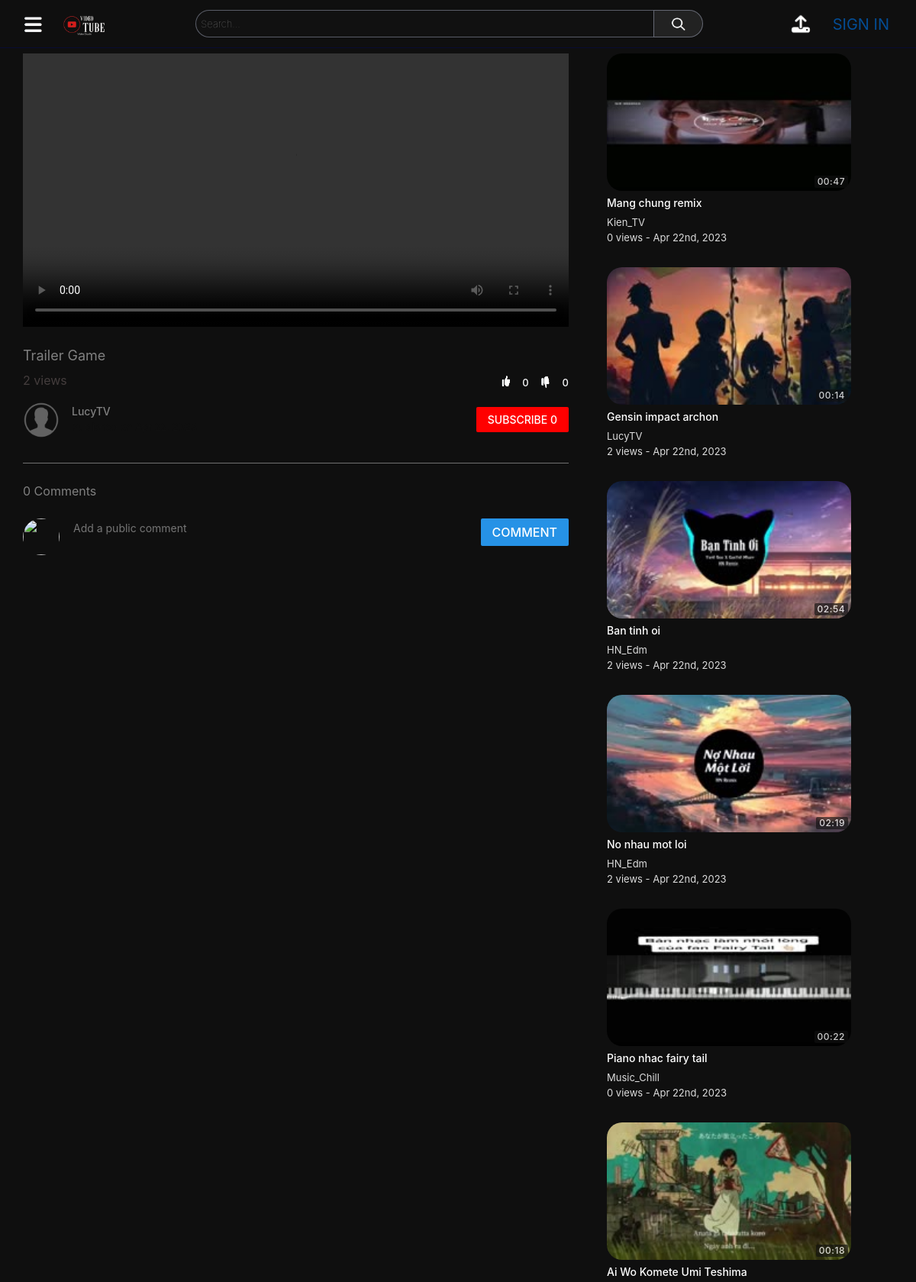
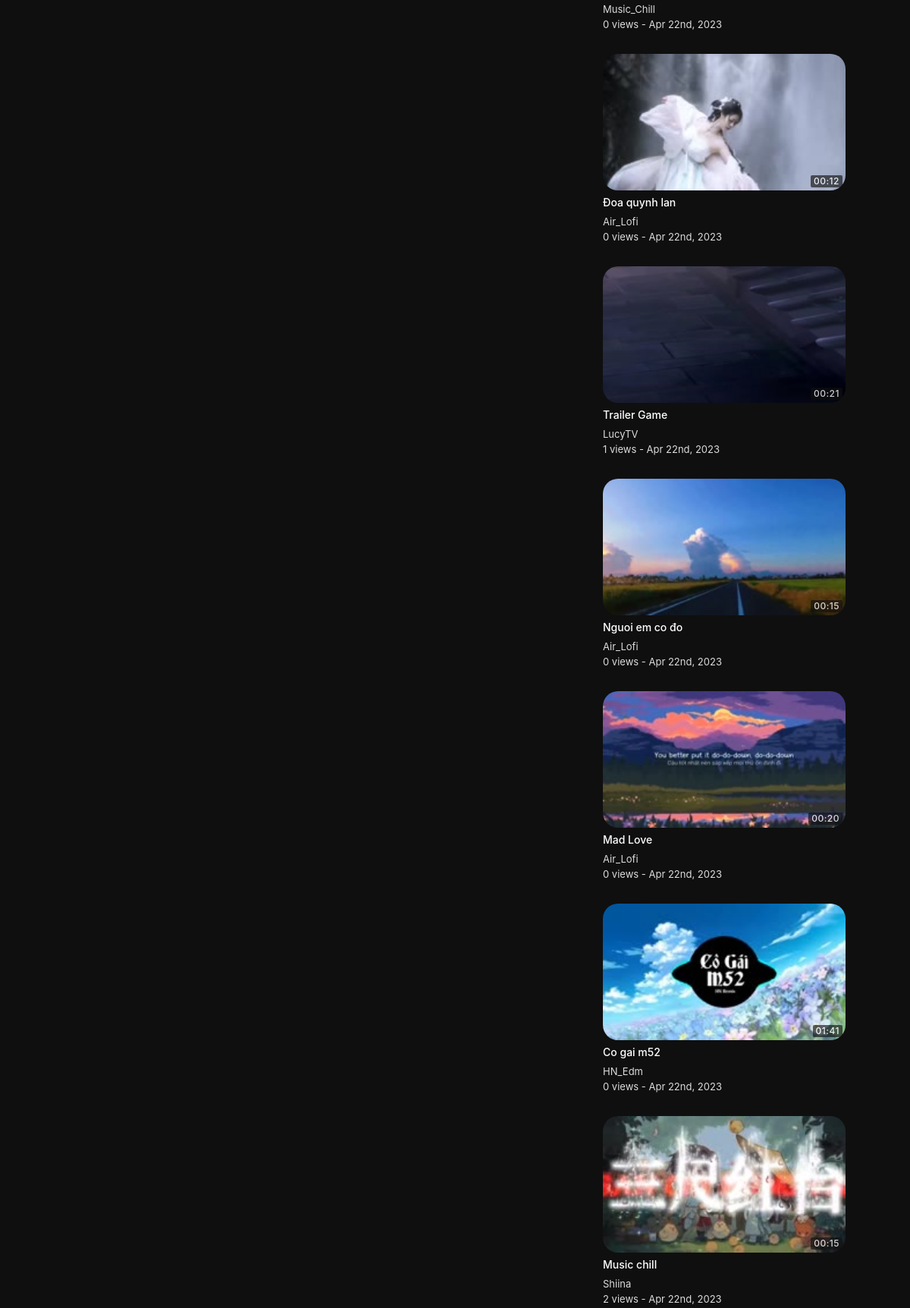
/watch.php?id=2 (upper part), run on the app's committed database (2 pictures, top to bottom).
### tables this page shows
CREATE TABLE `videos` (
  `id` int(11) NOT NULL,
  `uploadedBy` varchar(50) NOT NULL,
  `title` varchar(100) NOT NULL,
  `description` varchar(1000) NOT NULL,
  `privacy` int(11) NOT NULL,
  `filePath` varchar(250) NOT NULL,
  `category` int(11) NOT NULL,
  `uploadDate` datetime NOT NULL DEFAULT current_timestamp(),
  `views` int(11) NOT NULL,
  `duration` varchar(10) NOT NULL
);

CREATE TABLE `users` (
  `id` int(11) NOT NULL,
  `firstName` varchar(25) NOT NULL,
  `lastName` varchar(25) NOT NULL,
  `username` varchar(25) NOT NULL,
  `email` varchar(100) NOT NULL,
  `password` varchar(255) NOT NULL,
  `signUpDate` datetime NOT NULL DEFAULT current_timestamp(),
  `profilePic` varchar(255) NOT NULL
);

CREATE TABLE `thumbnails` (
  `id` int(11) NOT NULL,
  `videoId` int(11) NOT NULL,
  `filePath` varchar(250) NOT NULL,
  `selected` int(11) NOT NULL
);

### includes/classes/User.php (called while the page is built, shortened)
<?php
class User {
    private $con, $sqlData;
    public function __construct($con, $username) {
        $this->con = $con;
        $query = $this->con->prepare("SELECT * FROM users WHERE username = :un");
        $query->bindParam(":un", $username);
        $query->execute();
        $this->sqlData = $query->fetch(PDO::FETCH_ASSOC);
    }
    public static function isLoggedIn() {
        return isset($_SESSION["userLoggedIn"]);
    }
    public function getUsername() {
        $this->sqlData["username"] ??= 'default value';
        return $this->sqlData["username"];
    }
    public function getProfilePic() {
        $this->sqlData["profilePic"] ??= 'default value';
        return $this->sqlData["profilePic"];
    }
    public function isSubscribedTo($userTo) {
        $query = $this->con->prepare("SELECT * FROM subscribers WHERE userTo=:userTo AND userFrom=:userFrom");
        $query->bindParam(":userTo", $userTo);
        $query->bindParam(":userFrom", $username);
        $username = $this->getUsername();
        $query->execute();
        return $query->rowCount() > 0;
    }
    public function getSubscriberCount() {
        $query = $this->con->prepare("SELECT * FROM subscribers WHERE userTo=:userTo");
        $query->bindParam(":userTo", $username);
        $query->execute();
        return $query->rowCount();
    }
}
?>

### includes/classes/Video.php (called while the page is built, shortened)
<?php
class Video {
    private $con, $sqlData, $userLoggedInObj;
    public function __construct($con, $input, $userLoggedInObj) {
        $this->con = $con;
        $this->userLoggedInObj = $userLoggedInObj;
        if(is_array($input)) {
            $this->sqlData = $input;
        }
        else {
            $query = $this->con->prepare("SELECT * FROM videos WHERE id = :id");
            $query->bindParam(":id", $input);
            $query->execute();
            $this->sqlData = $query->fetch(PDO::FETCH_ASSOC);
        }
    }
    public function getId() {
        return $this->sqlData["id"];
    }
    public function getUploadedBy() {
        return $this->sqlData["uploadedBy"];
    }
    public function getTitle() {
        return $this->sqlData["title"];
    }
    public function getTimeStamp() {
        $date = $this->sqlData["uploadDate"];
        return date("M jS, Y", strtotime($date));
    }
    public function getViews() {
        return $this->sqlData["views"];
    }
    public function getDuration() {
        return $this->sqlData["duration"];
    }
    public function incrementViews() {
        $videoId = $this->getId();
        $this->sqlData["views"] = $this->sqlData["views"] + 1;
    }
    public function getLikes() {
        $query = $this->con->prepare("SELECT count(*) as 'count' FROM likes WHERE videoId = :videoId");
        $query->bindParam(":videoId", $videoId);
        $query->execute();
        $data = $query->fetch(PDO::FETCH_ASSOC);
        return $data["count"];
    }
    public function getDislikes() {
        $query = $this->con->prepare("SELECT count(*) as 'count' FROM dislikes WHERE videoId = :videoId");
        $query->bindParam(":videoId", $videoId);
        $query->execute();
        $data = $query->fetch(PDO::FETCH_ASSOC);
        return $data["count"];
    }
    public function wasLikedBy() {
        $query = $this->con->prepare("SELECT * FROM likes WHERE username=:username AND videoId=:videoId");
        $query->bindParam(":username", $username);
        $query->bindParam(":videoId", $id);
        $id = $this->getId();
        $username = $this->userLoggedInObj->getUsername();
        $query->execute();
        return $query->rowCount() > 0;
    }
    public function wasDislikedBy() {
        $query = $this->con->prepare("SELECT * FROM dislikes WHERE username=:username AND videoId=:videoId");
        $query->bindParam(":username", $username);
        $query->bindParam(":videoId", $id);
        $query->execute();
        return $query->rowCount() > 0;
    }
    public function getThumbnail() {
        $query = $this->con->prepare("SELECT filePath FROM thumbnails WHERE videoId=:videoId AND selected=1");
        $query->bindParam(":videoId", $videoId);
        $videoId = $this->getId();
        $query->execute();
        return $query->fetchColumn();
    }
}
?>

### includes/classes/VideoGridItem.php (the view)
<?php
class VideoGridItem {
    private $video, $largeMode;
    public function __construct($video, $largeMode) {
        $this->video = $video;
        $this->largeMode = $largeMode;
    }
    public function create() {
        $thumbnail = $this->createThumbnail();
        $details = $this->createDetails();
        $url = "watch.php?id=" . $this->video->getId();
        return "<a href='$url'>
                    <div class='videoGridItem'>
                        $thumbnail
                        $details
                    </div>
                </a>";
    }
    private function createThumbnail() {
        $thumbnail = $this->video->getThumbnail();
        $duration = $this->video->getDuration();
        return "<div class='thumbnail'>
                    <img src='$thumbnail'>
                    <div class='duration'>
                        <span>$duration</span>
                    </div>
                </div>";
    }
    private function createDetails() {
        $title = $this->video->getTitle();
        $username = $this->video->getUploadedBy();
        $views = $this->video->getViews();
        $description = $this->createDescription();
        $timestamp = $this->video->getTimeStamp();
        return "<div class='details'>
                    <h3 class='title'>$title</h3>
                    <span class='username'>$username</span>
                    <div class='stats'>
                        <span class='viewCount'>$views views - </span>
                        <span class='timeStamp'>$timestamp</span>
                    </div>
                    $description
                </div>";
    }
    private function createDescription() {
        if(!$this->largeMode) {
            return "";
        }
        else {
            $description = $this->video->getDescription();
            $description = (strlen($description) > 350) ? substr($description, 0, 347) . "..." : $description;
            return "<span class='description'>$description</span>";
        }
    }
}
?>

### includes/classes/ButtonProvider.php (shortened to what this page needs)
<?php
class ButtonProvider {
    public static $signInFunction = "notSignedIn()";
    public static function createLink($link) {
        return User::isLoggedIn() ? $link : ButtonProvider::$signInFunction;
    }
    public static function createButton($text, $imageSrc, $action, $class) {
        $image = ($imageSrc == null) ? "" : "<img src='$imageSrc'>";
        $action  = ButtonProvider::createLink($action);
        return "<button class='$class' onclick='$action'>
                    $image
                    <span class='text'>$text</span>
                </button>";
    }
    public static function createUserProfileButton($con, $username) {
        $userObj = new User($con, $username);
        $profilePic = $userObj->getProfilePic();
        $link = "profile.php?username=$username";
        return "<a href='$link'>
                    <img src='$profilePic' class='profilePicture'>
                </a>";
    }
    public static function createSubscriberButton($con, $userToObj, $userLoggedInObj) {
        $userTo = $userToObj->getUsername();
        $userLoggedIn = $userLoggedInObj->getUsername();
        $isSubscribedTo = $userLoggedInObj->isSubscribedTo($userTo);
        $buttonText = $isSubscribedTo ? "SUBSCRIBED" : "SUBSCRIBE";
        $buttonText .= " " . $userToObj->getSubscriberCount();
        $buttonClass = $isSubscribedTo ? "unsubscribe button" : "subscribe button";
        $action = "subscribe(\"$userTo\", \"$userLoggedIn\", this)";
        $button = ButtonProvider::createButton($buttonText, null, $action, $buttonClass);
        return "<div class='subscribeButtonContainer'>
                    $button
                </div>";
    }
    public static function createUserProfileNavigationButton($con, $username) {
        if(User::isLoggedIn()) {
            return ButtonProvider::createUserProfileButton($con, $username);
        }
        else {
            return "<a href='signIn.php'>
                        <span class='signInLink'>SIGN IN</span>
                    </a>";
        }
    }
}
?>

### includes/classes/VideoInfoSection.php
<?php
require_once("includes/classes/VideoInfoControls.php");
class VideoInfoSection {
    private $con, $video, $userLoggedInObj;
    public function __construct($con, $video, $userLoggedInObj) {
        $this->con = $con;
        $this->video = $video;
        $this->userLoggedInObj = $userLoggedInObj;
    }
    public function create() {
        return $this->createPrimaryInfo() . $this->createSecondaryInfo();
    }
    private function createPrimaryInfo() {
        $title = $this->video->getTitle();
        $views = $this->video->getViews();
        $videoInfoControls = new VideoInfoControls($this->video, $this->userLoggedInObj);
        $controls = $videoInfoControls->create();
        return "<div class='videoInfo'>
                    <h1>$title</h1>
                    <div class='bottomSection'>
                        <span class='viewCount'>$views views</span>
                        $controls
                    </div>
                </div>";
    }
    private function createSecondaryInfo() {
        $description = $this->video->getDescription();
        $uploadDate = $this->video->getUploadDate();
        $uploadedBy = $this->video->getUploadedBy();
        $profileButton = ButtonProvider::createUserProfileButton($this->con, $uploadedBy);
        if($uploadedBy == $this->userLoggedInObj->getUsername()) {
            $actionButton = ButtonProvider::createEditVideoButton($this->video->getId());
        }
        else {
            $userToObject = new User($this->con, $uploadedBy);
            $actionButton = ButtonProvider::createSubscriberButton($this->con, $userToObject, $this->userLoggedInObj);
        }
        return "<div class='secondaryInfo'>
                    <div class='topRow'>
                        $profileButton
                        <div class='uploadInfo'>
                            <span class='owner'>
                                <a href='profile.php?username=$uploadedBy'>
                                    $uploadedBy
                                </a>
                            </span>
                            <span class='date'>Published on $uploadDate</span>
                        </div>
                        $actionButton
                    </div>
                    <div class='descriptionContainer'>
                        $description
                    </div>
                </div>";
    }
}
?>

### includes/classes/VideoGrid.php (shortened to what this page needs)
<?php
class VideoGrid {
    private $con, $userLoggedInObj;
    private $largeMode = false;
    private $gridClass = "videoGrid";
    public function __construct($con, $userLoggedInObj) {
        $this->con = $con;
        $this->userLoggedInObj = $userLoggedInObj;
    }
    public function create($videos, $title, $showFilter) {
        if($videos == null) {
            $gridItems = $this->generateItems();
        }
        else {
            $gridItems = $this->generateItemsFromVideos($videos);
        }
        $header = "";
        return "$header
                <div class='$this->gridClass'>
                    $gridItems
                </div>";
    }
    public function generateItems() {
        $query = $this->con->prepare("SELECT * FROM videos ORDER BY RAND() LIMIT 15");
        $query->execute();
        $elementsHtml = "";
        while($row = $query->fetch(PDO::FETCH_ASSOC)) {
            $video = new Video($this->con, $row, $this->userLoggedInObj);
            $item = new VideoGridItem($video, $this->largeMode);
            $elementsHtml .= $item->create();
        }
        return $elementsHtml;
    }
}
?>

### assets/css/style.css (style rules this page uses)
html, body { height: 100%; padding: 0; margin: 0; }
.videoInfo { width: 100%; padding: 20px 0 8px 0; }
.videoInfo h1 { display: block; overflow: hidden; font-size: 18px; font-weight: 400; line-height: 24px; }
.videoInfo .bottomSection { display: flex; }
.videoInfo .bottomSection .viewCount { color: rgba(104, 91, 91, 0.6); font-size: 16px; flex: 1; }
.videoInfo .bottomSection .controls button { padding: 0; background-color: transparent; border: none; color: #f8f9fa; font-weight: 500; font-size: 13px; cursor: pointer; }
.videoInfo .bottomSection .controls button img { height: 20px; width: 20px; margin: 4px 8px 8px 8px; }
.secondaryInfo .topRow { display: flex; margin-bottom: 12px; }
.profilePicture { height: 100%; }
.secondaryInfo .topRow .profilePicture { margin-right: 16px; width: 48px; height: 48px; border-radius: 50%; }
.secondaryInfo .topRow .uploadInfo { flex: 1; display: flex; flex-direction: column; margin-right: 10px; }
.secondaryInfo .topRow .uploadInfo .date { color: rgba(17, 17, 17, 0.6); font-size: 13px; font-weight: 400; }
.secondaryInfo { border-bottom: 1px solid #dedede77; padding-bottom: 20px; margin-bottom: 20px; }
.secondaryInfo .topRow .button { padding: 6px 15px; cursor: pointer; font-weight: 500; border-radius: 2px; border: none; font-size: 14px; }
.secondaryInfo .topRow .subscribeButtonContainer, .secondaryInfo .topRow .editVideoButtonContainer { display: flex; flex-direction: column; justify-content: center; }
.subscribeButtonContainer .subscribe { background-color: #f00; color: #fff; }
.secondaryInfo .topRow .uploadInfo .owner a { font-size: 14px; font-weight: 500; color: grey; }
.commentSection .header .commentForm .profilePicture, .commentSection .comment .profilePicture, .commentForm .profilePicture { margin-right: 16px; width: 48px; height: 48px; border-radius: 50%; }
.commentSection .header .commentForm .postComment, .itemContainer .commentForm .postComment, .itemContainer .commentForm .cancelComment { height: 36px; background-color: #2692e6; color: #fff; font-weight: 500; border: none; padding: 0 15px; border-radius: 2px; }
.videoGrid { display: flex; flex-wrap: wrap; justify-content: center; }
.suggestions .videoGridItem { display: flex; height: auto; }
.videoGridItem { display: flex; flex-direction: column; height: 250px; margin-right: 21px; margin-bottom: 29px; }
.videoGridItem .thumbnail { width: 320px; height: 180px; position: relative; border-radius: 5px; }
.suggestions .videoGridItem .thumbnail { margin-right: 8px; }
.videoGridItem .thumbnail img { width: 100%; height: 100%; border-radius: 20px; }
.videoGridItem .thumbnail .duration { bottom: 0; right: 0; position: absolute; margin: 4px; color: #fff; background-color: rgba(17, 17, 17, 0.8); opacity: 0.8; padding: 2px 4px; border-radius: 2px; letter-spacing: 0.5px; font-size: 12px; font-weight: 500; line-height: 12px; }
.videoGridItem .details { padding-right: 24px; position: relative; cursor: pointer; display: flex; flex-direction: column; width: 210px; }
.suggestions .videoGridItem .details { padding-right: 0; flex: 1; }
.videoGridItem .details .title { margin: 8px 0; max-height: 32px; overflow: hidden; font-size: 14px; font-weight: 500; line-height: 16px; color: #ffffff; display: block; -webkit-line-clamp: 2; display: box; display: -webkit-box; -webkit-box-orient: vertical; text-overflow: ellipsis; white-space: normal; }
.videoGridItem .details .username, .videoGridItem .details .stats { color: #ffffffda; font-size: 13px; overflow-x: hidden; text-overflow: ellipsis; white-space: nowrap; }
.signInLink { margin-right: 20px; color: #044d95; margin-left: 15px; font-size: 20px; display: flex; align-items: center; }

### data on the page
videos: title "Trailer Game", id "2", uploadedBy "LucyTV", thumbnails.filePath (picture), duration "00:21", views "1", uploadDate "Apr 22nd, 2023"
users: profilePic (placeholder picture)
videos: thumbnails.filePath (picture), duration "00:47", title "Mang chung remix", uploadedBy "Kien_TV", views "0", uploadDate "Apr 22nd, 2023"
videos: thumbnails.filePath (picture), duration "00:14", title "Gensin impact archon", uploadedBy "LucyTV", views "2", uploadDate "Apr 22nd, 2023"
videos: thumbnails.filePath (picture), duration "02:54", title "Ban tinh oi", uploadedBy "HN_Edm", views "2", uploadDate "Apr 22nd, 2023"
videos: thumbnails.filePath (picture), duration "02:19", title "No nhau mot loi", uploadedBy "HN_Edm", views "2", uploadDate "Apr 22nd, 2023"
videos: thumbnails.filePath (picture), duration "00:22", title "Piano nhac fairy tail", uploadedBy "Music_Chill", views "0", uploadDate "Apr 22nd, 2023"
videos: thumbnails.filePath (picture), duration "00:18", title "Ai Wo Komete Umi Teshima", uploadedBy "Music_Chill", views "0", uploadDate "Apr 22nd, 2023"
videos: thumbnails.filePath (picture), duration "00:12", title "Đoa quynh lan", uploadedBy "Air_Lofi", views "0", uploadDate "Apr 22nd, 2023"
videos: thumbnails.filePath (picture), duration "00:15", title "Nguoi em co đo", uploadedBy "Air_Lofi", views "0", uploadDate "Apr 22nd, 2023"
videos: thumbnails.filePath (picture), duration "00:20", title "Mad Love", uploadedBy "Air_Lofi", views "0", uploadDate "Apr 22nd, 2023"
videos: thumbnails.filePath (picture), duration "01:41", title "Co gai m52", uploadedBy "HN_Edm", views "0", uploadDate "Apr 22nd, 2023"
videos: thumbnails.filePath (picture), duration "00:15", title "Music chill", uploadedBy "Shiina", views "2", uploadDate "Apr 22nd, 2023"

### other printed values
$text "0 0 SUBSCRIBE 0 COMMENT"
$numComments "0"
